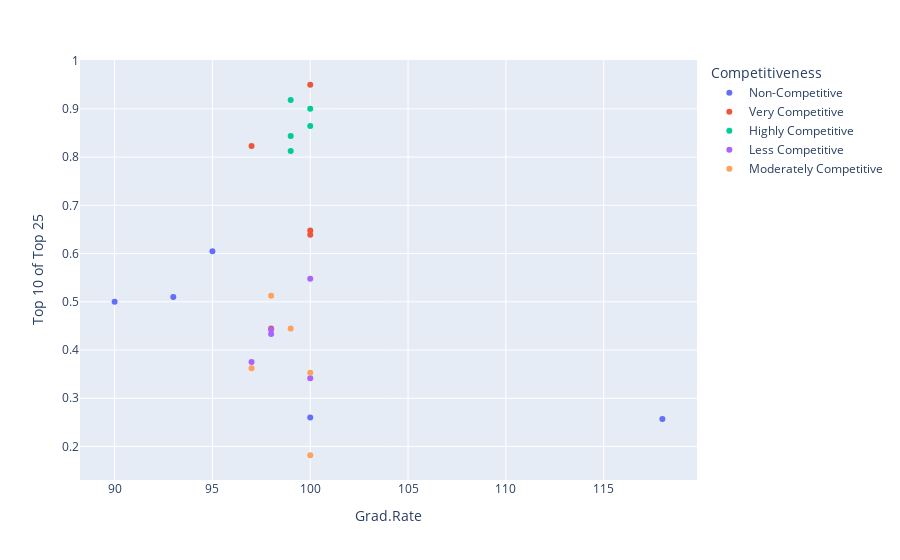

The cell this chart's notebook holds for it:
### Code cell
grad_rate_df = df[['College Name', 'Top10perc', 'Top25perc', 'Acceptance Rate', 'Grad.Rate']]
grad_rate_df['Top 10 of Top 25'] = grad_rate_df['Top10perc'] / grad_rate_df['Top25perc']
grad_rate_df['Competitiveness'] = pd.cut(grad_rate_df['Acceptance Rate'], bins = 5, right = False, labels = ['Highly Competitive', 'Very Competitive', 'Moderately Competitive', 'Less Competitive', 'Non-Competitive'])
top_grad_rate_df = grad_rate_df.sort_values(by='Grad.Rate', ascending=False).groupby(by='Competitiveness').head(5)
fig = px.scatter(
    top_grad_rate_df,
    x = 'Grad.Rate',
    y = 'Top 10 of Top 25',
    color = 'Competitiveness'
)
fig.write_image('Grad Rate vs Percentage of Top 10 of Percentage of Top 25.png')
fig.show()

### Figure 1 — Plotly figure (JSON) as saved in the notebook; plotly's stock layout.template omitted (floating-point values rounded to 4 significant figures)
{"data": [{"hovertemplate": "Competitiveness=Non-Competitive<br>Grad.Rate=%{x}<br>Top 10 of Top 25=%{y}<extra></extra>", "legendgroup": "Non-Competitive", "marker": {"color": "#636efa", "symbol": "circle"}, "mode": "markers", "name": "Non-Competitive", "orientation": "v", "showlegend": true, "type": "scatter", "x": [118, 100, 95, 93, 90], "xaxis": "x", "y": [0.2571, 0.26, 0.6049, 0.5098, 0.5], "yaxis": "y"}, {"hovertemplate": "Competitiveness=Very Competitive<br>Grad.Rate=%{x}<br>Top 10 of Top 25=%{y}<extra></extra>", "legendgroup": "Very Competitive", "marker": {"color": "#EF553B", "symbol": "circle"}, "mode": "markers", "name": "Very Competitive", "orientation": "v", "showlegend": true, "type": "scatter", "x": [100, 100, 100, 98, 97], "xaxis": "x", "y": [0.6389, 0.6477, 0.95, 0.4444, 0.8229], "yaxis": "y"}, {"hovertemplate": "Competitiveness=Highly Competitive<br>Grad.Rate=%{x}<br>Top 10 of Top 25=%{y}<extra></extra>", "legendgroup": "Highly Competitive", "marker": {"color": "#00cc96", "symbol": "circle"}, "mode": "markers", "name": "Highly Competitive", "orientation": "v", "showlegend": true, "type": "scatter", "x": [100, 100, 99, 99, 99], "xaxis": "x", "y": [0.8646, 0.9, 0.8125, 0.8438, 0.9184], "yaxis": "y"}, {"hovertemplate": "Competitiveness=Less Competitive<br>Grad.Rate=%{x}<br>Top 10 of Top 25=%{y}<extra></extra>", "legendgroup": "Less Competitive", "marker": {"color": "#ab63fa", "symbol": "circle"}, "mode": "markers", "name": "Less Competitive", "orientation": "v", "showlegend": true, "type": "scatter", "x": [100, 100, 98, 98, 97], "xaxis": "x", "y": [0.3415, 0.5479, 0.4423, 0.4333, 0.375], "yaxis": "y"}, {"hovertemplate": "Competitiveness=Moderately Competitive<br>Grad.Rate=%{x}<br>Top 10 of Top 25=%{y}<extra></extra>", "legendgroup": "Moderately Competitive", "marker": {"color": "#FFA15A", "symbol": "circle"}, "mode": "markers", "name": "Moderately Competitive", "orientation": "v", "showlegend": true, "type": "scatter", "x": [100, 100, 99, 98, 97], "xaxis": "x", "y": [0.1818, 0.3529, 0.4444, 0.5125, 0.3623], "yaxis": "y"}], "layout": {"legend": {"title": {"text": "Competitiveness"}, "tracegroupgap": 0}, "margin": {"t": 60}, "xaxis": {"anchor": "y", "domain": [0, 1], "title": {"text": "Grad.Rate"}}, "yaxis": {"anchor": "x", "domain": [0, 1], "title": {"text": "Top 10 of Top 25"}}}}
